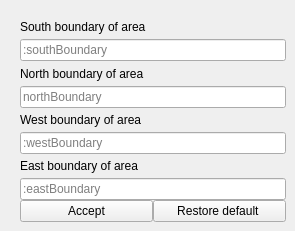
        <widget class="QWidget" name="tab_3">
         <attribute name="title">
          <string>Handover params</string>
         </attribute>
         <widget class="QWidget" name="layoutWidget">
          <property name="geometry">
           <rect>
            <x>20</x>
            <y>15</y>
            <width>266</width>
            <height>207</height>
           </rect>
          </property>
          <layout class="QGridLayout" name="gridLayout_4">
           <property name="horizontalSpacing">
            <number>6</number>
           </property>
           <property name="verticalSpacing">
            <number>0</number>
           </property>
           <item row="0" column="0">
            <widget class="QLabel" name="label_2">
             <property name="text">
              <string>South boundary of area</string>
             </property>
            </widget>
           </item>
           <item row="2" column="0">
            <widget class="QLabel" name="label_3">
             <property name="text">
              <string>North boundary of area</string>
             </property>
            </widget>
           </item>
           <item row="3" column="0">
            <widget class="QLineEdit" name="northHandovernoundary">
             <property name="placeholderText">
              <string>northBoundary</string>
             </property>
            </widget>
           </item>
           <item row="7" column="0">
            <widget class="QLineEdit" name="eastHandovernoundary">
             <property name="placeholderText">
              <string>:eastBoundary</string>
             </property>
            </widget>
           </item>
           <item row="6" column="0">
            <widget class="QLabel" name="label_5">
             <property name="text">
              <string>East boundary of area</string>
             </property>
            </widget>
           </item>
           <item row="4" column="0">
            <widget class="QLabel" name="label_4">
             <property name="text">
              <string>West boundary of area</string>
             </property>
            </widget>
           </item>
           <item row="1" column="0">
            <widget class="QLineEdit" name="soutHandovernoundary">
             <property name="placeholderText">
              <string>:southBoundary</string>
             </property>
            </widget>
           </item>
           <item row="5" column="0">
            <widget class="QLineEdit" name="westHandovernoundary">
             <property name="placeholderText">
              <string>:westBoundary</string>
             </property>
            </widget>
           </item>
           <item row="8" column="0">
            <layout class="QHBoxLayout" name="horizontalLayout_3">
             <item>
              <widget class="QPushButton" name="pbsetHandoverParams">
               <property name="minimumSize">
                <size>
                 <width>128</width>
                 <height>0</height>
                </size>
               </property>
               <property name="text">
                <string>Accept</string>
               </property>
              </widget>
             </item>
             <item>
              <widget class="QPushButton" name="pbRestoreHandover">
               <property name="text">
                <string>Restore default </string>
               </property>
               <property name="flat">
                <bool>false</bool>
               </property>
              </widget>
             </item>
            </layout>
           </item>
          </layout>
         </widget>
        </widget>
